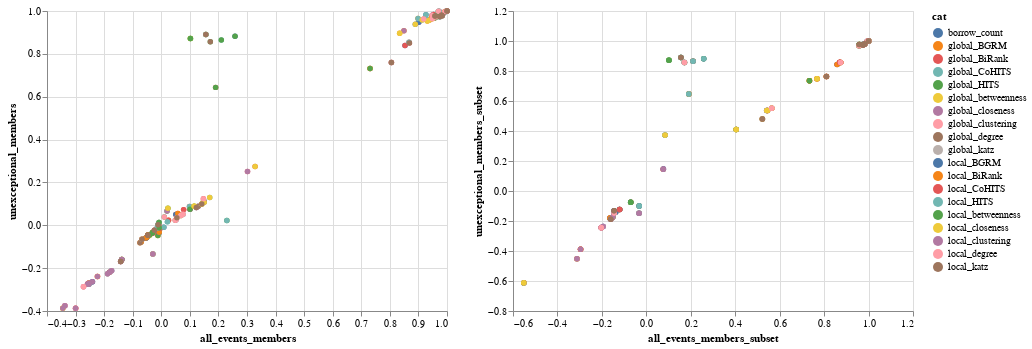

Notebook source saved alongside this figure:
### Code cell
df_type = 'all_events_members'
df_type2 = 'unexceptional_members'
melted_all_events_members = get_melted_corr(
    all_events_members, all_events, True, df_type)
melted_unex_events_members = get_melted_corr(
    unexceptional_members, unexceptional_events, True, df_type2)

df_type_subset = 'all_events_members_subset'
df_type_subset2 = 'unexceptional_members_subset'

melted_all_events_members_subset = get_melted_corr(
    all_events_members.loc[all_events_members.component == 0], all_events, True, df_type_subset)
melted_unex_events_members_subset = get_melted_corr(
    unexceptional_members.loc[unexceptional_members.component == 0], unexceptional_events, True, df_type_subset2)

chart = compare_corr_chart(melted_all_events_members,melted_unex_events_members, df_type, df_type2)

chart1 = compare_corr_chart(melted_all_events_members_subset,melted_unex_events_members_subset, df_type_subset, df_type_subset2)

# chart2 = compare_corr_chart(melted_all_events_members, melted_all_events_members_subset, df_type, df_type_subset)

# chart3 = compare_corr_chart(melted_unex_events_members,melted_unex_events_members_subset, df_type2, df_type_subset2)

alt.hconcat(*[chart, chart1])

### Figure 1 — Vega-Lite specification as saved in the notebook (floating-point values rounded to 4 significant figures; data arrays with more than 128 entries replaced by an {"elided": "..."} marker saying what was removed)
{"config": {"view": {"continuousWidth": 400, "continuousHeight": 300}}, "hconcat": [{"data": {"name": "data-718e7ccb59463dff982d948d0c05f03d"}, "mark": "circle", "encoding": {"color": {"type": "nominal", "field": "cat"}, "opacity": {"condition": {"value": 1, "selection": "selector001"}, "value": 0.1}, "tooltip": [{"type": "nominal", "field": "updated_variable"}, {"type": "nominal", "field": "cat"}, {"type": "nominal", "field": "variable"}, {"type": "quantitative", "field": "unexceptional_members"}, {"type": "quantitative", "field": "all_events_members"}], "x": {"type": "quantitative", "field": "all_events_members"}, "y": {"type": "quantitative", "field": "unexceptional_members"}}, "selection": {"selector001": {"type": "multi", "fields": ["cat"], "bind": "legend"}}}, {"data": {"name": "data-994a672830ca0332c22699063b993974"}, "mark": "circle", "encoding": {"color": {"type": "nominal", "field": "cat"}, "opacity": {"condition": {"value": 1, "selection": "selector002"}, "value": 0.1}, "tooltip": [{"type": "nominal", "field": "updated_variable"}, {"type": "nominal", "field": "cat"}, {"type": "nominal", "field": "variable"}, {"type": "quantitative", "field": "unexceptional_members_subset"}, {"type": "quantitative", "field": "all_events_members_subset"}], "x": {"type": "quantitative", "field": "all_events_members_subset"}, "y": {"type": "quantitative", "field": "unexceptional_members_subset"}}, "selection": {"selector002": {"type": "multi", "fields": ["cat"], "bind": "legend"}}}], "$schema": "https://vega.github.io/schema/vega-lite/v4.8.1.json", "datasets": {"data-718e7ccb59463dff982d948d0c05f03d": {"elided": "361 records"}, "data-994a672830ca0332c22699063b993974": {"elided": "361 records"}}}
